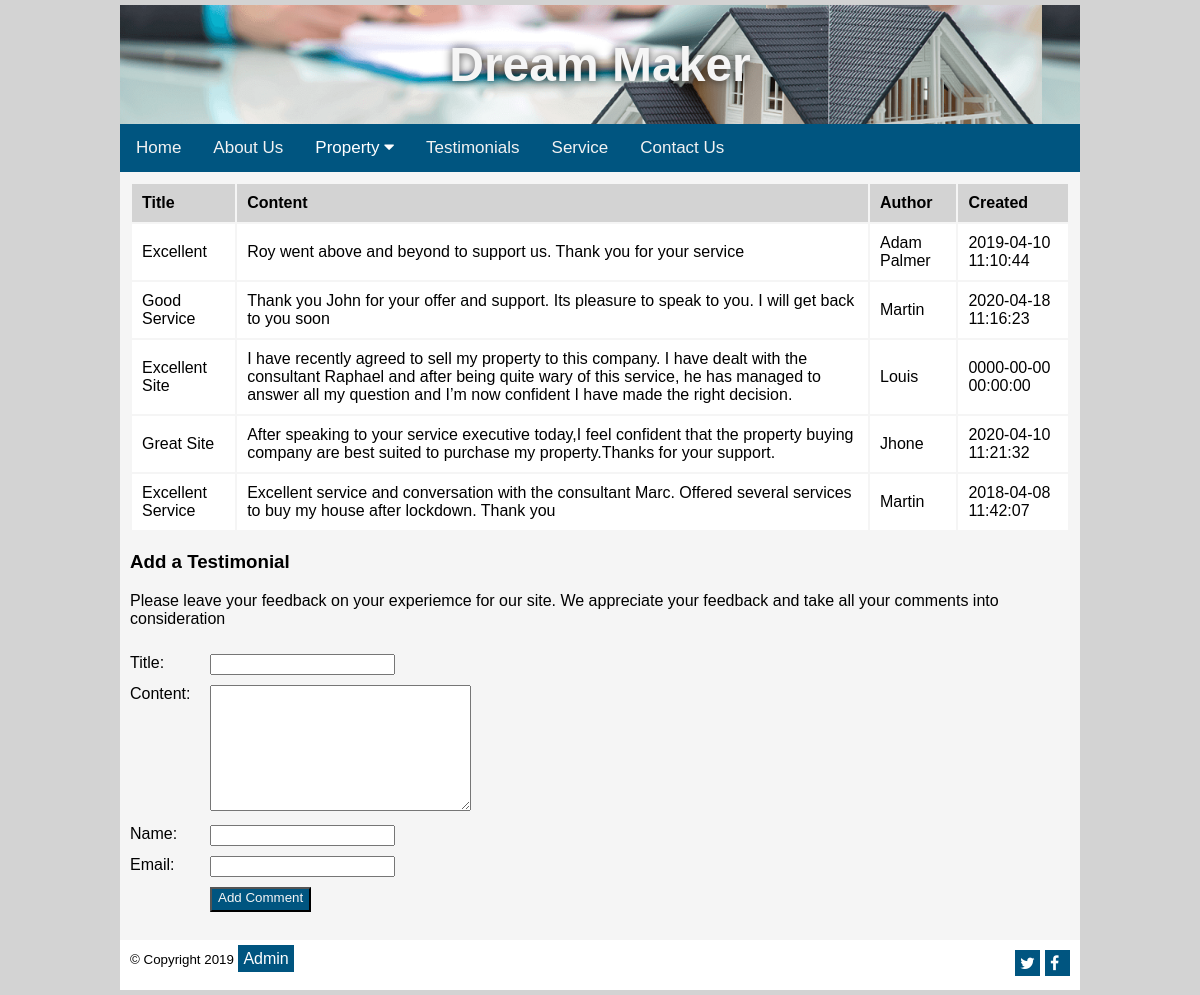
Screenshot of /getcomments.php with the database file from the repository.
### tables this page shows
CREATE TABLE `comment` (
  `id` int(11) NOT NULL,
  `title` text NOT NULL,
  `content` text NOT NULL,
  `author_name` varchar(100) NOT NULL,
  `author_email` varchar(100) NOT NULL,
  `created_at` timestamp NOT NULL DEFAULT current_timestamp(),
  `status` enum('pending','approved') NOT NULL DEFAULT 'pending'
);

### getcomments.php (the view, shortened to what this page needs)
<!DOCTYPE HTML>
<html lang="en">
<head>
 <link rel="stylesheet" href="css/styles.css">
 </head>
<body>
<div id="container">
<div id="content">
<?php
$server="localhost";
$dbuser="root";
$password="";
$link=mysqli_connect($server,$dbuser,$password);
mysqli_select_db($link, "property");
$sql ="SELECT * from comment WHERE status='approved'";
$result=mysqli_query($link,$sql);
echo "<table>";
echo "<tr>
          <td><strong>Title</td>
           <td><strong>Content</td>
            <td><strong>Author</td>
            <td><strong>Created</td>
            </tr>";
while($row=mysqli_fetch_array($result)) {
$title=$row["title"];
$content=$row["content"];
$author=$row["author_name"];
$created=$row["created_at"];
echo "<tr>
<td>$title</td>
<td>$content</td>
<td>$author</td>
<td>$created</td>
</tr>";
}
echo "</table>";
?>
<div id = "Addtestimonial">
<h3>Add a Testimonial</h3>
<p> Please leave your feedback on your experiemce for our site.
    We appreciate your feedback and take all your comments into consideration</p>
    <form method = "post"
          action = "process.php"
          id = "commentform">
    <label> Title: </label>
    <input type = "text" name = "title" required = "required"><br>
    <label> Content: </label>
    <textarea name = "content" rows = "8" cols = "30"></textarea><br>
    <label> Name: </label>
    <input type = "text" name = "author_name" required = "required"><br>
    <label> Email:</label>
    <input type = "email" name = "author_email" required = "required"><br>
    <input type = "submit"
           id = "mysubmit"
           name = "submit"
           value = "Add Comment">
    </form>
    <br>
</div>
</div>
</div>
</body>
</html>

### css/styles.css (style rules this page uses)
body { background-color: lightgrey; background-size: 90%; margin:0;font-family:Arial, Helvetica, sans-serif; }
#container { margin: auto; width: 80%; background-image: url('banner10.png'); border: 5px solid lightgrey; }
.sitename h1 { text-align: center; font-size: 3rem; color: whitesmoke; text-shadow: 0 0 .625rem rgba(0,0,0,0.75); }
#content { background-color: whitesmoke ; padding: 10px; min-height: 300px; }
#footer { background-color: #ffffff; height: 30px; padding: 10px; }
#footer a { background-color: #005580; color: white; text-decoration:none; padding:5px; }
table td { padding: 10px; }
table { width: 100% }
table tr:nth-child(1) { background-color: lightgray; }
table tr { background-color:#FFFFFF; }
label { float:left; width: 75px; clear: left; text-align: left; padding-right: 20px; margin-top: 10px; }
#commentform { font-family: Arial; width: auto; }
label { float:left; width: 65px; clear: left; text-align: left; padding-right: 15px; margin-top: 10px; }
input, textarea { margin-top: 10px; }
#mysubmit { margin-left:80px; padding-bottom: 5px; background-color: #005580; color: whitesmoke; }
.topnav { overflow: hidden; background-color: #005580; }
.topnav a { float: left; display: block; color: #f2f2f2; text-align: center; padding: 14px 16px; text-decoration: none; font-size: 17px; }
.dropdown { float: left; overflow: hidden; }
.dropdown .dropbtn { font-size: 17px; border: none; outline: none; color: white; padding: 14px 16px; background-color: inherit; font-family: inherit; margin: 0; }

### rows the page displays
comment: title "Excellent", content "Roy went above and beyond to support us. Thank you for your service", author_name "Adam Palmer", created_at "2019-04-10 11:10:44"
comment: title "Good Service", content "Thank you John for your offer and support. Its pleasure to speak to you. I will get back to you soon", author_name "Martin", created_at "2020-04-18 11:16:23"
comment: title "Excellent Site", content "I have recently agreed to sell my property to this company. I have dealt with the consultant Raphael and after being quite wary of this service, he has managed to answer all my question and I’m now confident I have made the right decision.", author_name "Louis", created_at "0000-00-00 00:00:00"
comment: title "Great Site", content "After speaking to your service executive today,I feel confident that the property buying company are best suited to purchase my property.Thanks for your support.", author_name "Jhone", created_at "2020-04-10 11:21:32"
comment: title "Excellent Service", content "Excellent service and conversation with the consultant Marc. Offered several services to buy my house after lockdown. Thank you", author_name "Martin", created_at "2018-04-08 11:42:07"
